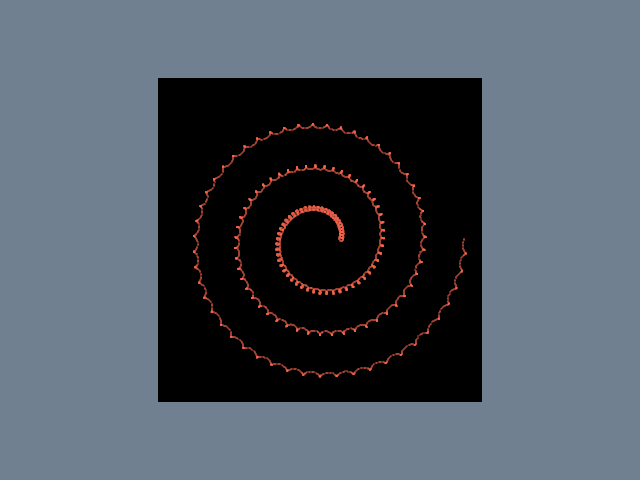

Write the Python code that produced this figure.
#!/usr/bin/env python

# Compute point occupancy on a regular grid using vtkPointOccupancyFilter.
# A procedural point cloud is binned into voxels and the occupancy count
# is rendered as an image slice.

import math

# Factory overrides: importing these modules registers the OpenGL rendering
# and interaction style implementations for vtkRenderingCore factory classes.
import vtkmodules.vtkInteractionStyle  # noqa: F401
import vtkmodules.vtkRenderingOpenGL2  # noqa: F401
# VTK pipeline classes used in this example
from vtkmodules.vtkCommonCore import vtkPoints
from vtkmodules.vtkCommonDataModel import (
    vtkCellArray,
    vtkPolyData,
)
from vtkmodules.vtkFiltersPoints import vtkPointOccupancyFilter
from vtkmodules.vtkRenderingCore import (
    vtkActor,
    vtkImageActor,
    vtkPolyDataMapper,
    vtkRenderWindow,
    vtkRenderWindowInteractor,
    vtkRenderer,
)

# Colors (normalized RGB)
slate_gray_background_rgb = (0.439, 0.502, 0.565)

# Source: create a 2D point cloud with a spiral pattern
points = vtkPoints()
vertices = vtkCellArray()
for i in range(3000):
    t = i / 3000.0 * 6.0 * math.pi
    r = 0.5 + t / (2.0 * math.pi)
    x = r * math.cos(t) + 0.05 * math.sin(50.0 * t)
    y = r * math.sin(t) + 0.05 * math.cos(50.0 * t)
    pid = points.InsertNextPoint(x, y, 0.0)
    vertices.InsertNextCell(1, [pid])

cloud = vtkPolyData()
cloud.SetPoints(points)
cloud.SetVerts(vertices)

# Filter: compute point occupancy on a regular grid
occupancy = vtkPointOccupancyFilter()
occupancy.SetInputData(cloud)
occupancy.SetSampleDimensions(128, 128, 1)
occupancy.SetModelBounds(-4.0, 4.0, -4.0, 4.0, -0.5, 0.5)
occupancy.SetOccupiedValue(255)
occupancy.SetEmptyValue(0)
occupancy.Update()

# ImageActor: display the occupancy grid
occupancy_actor = vtkImageActor()
occupancy_actor.GetMapper().SetInputData(occupancy.GetOutput())

# Cloud overlay
cloud_mapper = vtkPolyDataMapper()
cloud_mapper.SetInputData(cloud)

cloud_actor = vtkActor()
cloud_actor.SetMapper(cloud_mapper)
cloud_actor.GetProperty().SetPointSize(2)
cloud_actor.GetProperty().SetColor(1.0, 0.4, 0.3)
cloud_actor.GetProperty().SetOpacity(0.4)

# Renderer: assemble the scene and configure the camera
renderer = vtkRenderer()
renderer.AddActor(occupancy_actor)
renderer.AddActor(cloud_actor)
renderer.SetBackground(slate_gray_background_rgb)

# Window: display the rendered scene
render_window = vtkRenderWindow()
render_window.AddRenderer(renderer)
render_window.SetWindowName("occupancy")
render_window.SetMultiSamples(0)
render_window.SetSize(640, 480)

# Scene: configure the camera
renderer.ResetCamera()

# Interactor: handle mouse and keyboard events
render_window_interactor = vtkRenderWindowInteractor()
render_window_interactor.SetRenderWindow(render_window)

# Launch the interactive visualization
render_window_interactor.Initialize()
render_window_interactor.Start()
